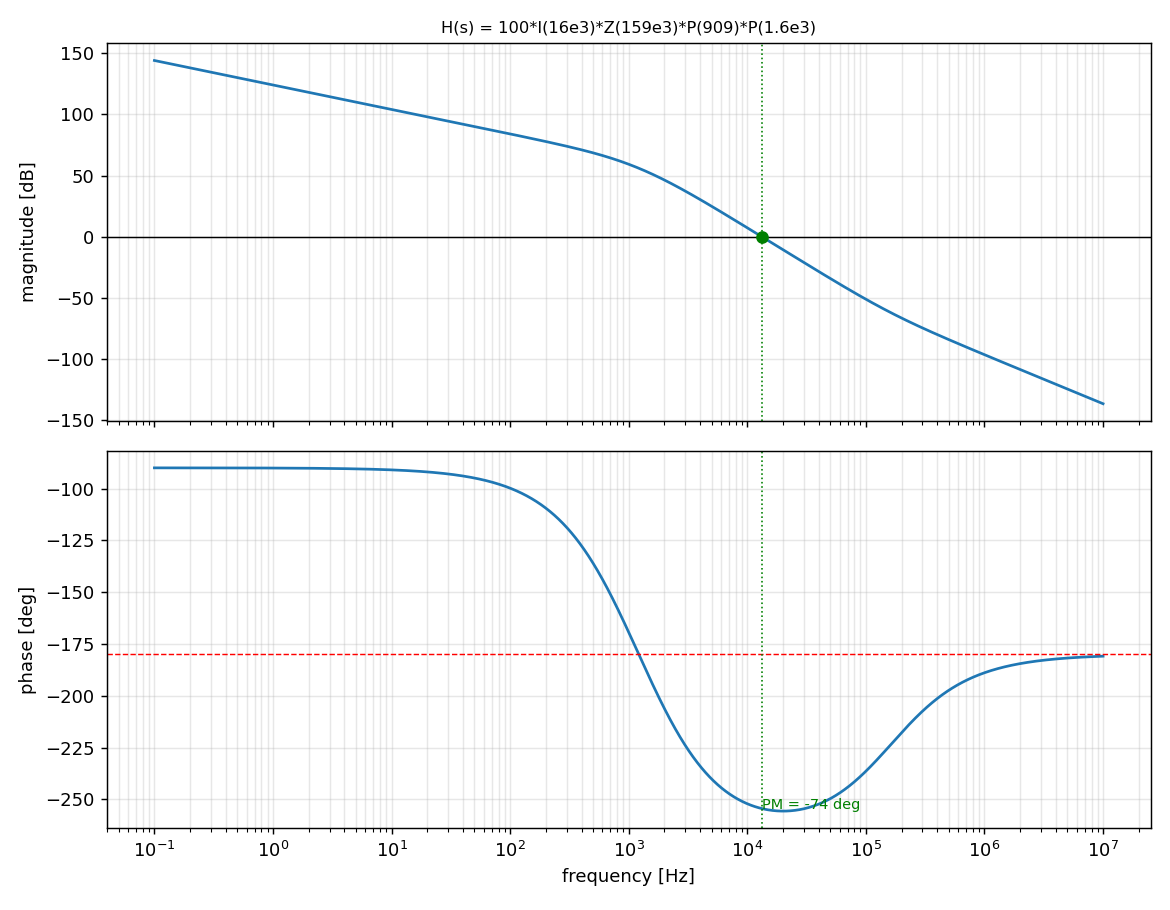

Recreate this plot in Python.
#!/usr/bin/env py
# -*- coding: utf-8 -*-
r"""
tf_plot.py - type a transfer function, get a Bode plot.

The Laplace variable is  s = j*w  (w in rad/s); the x-axis is frequency in Hz.
Enter H(s) as a normal Python expression in `s`, or use the Hz-based helpers:

    P(f)        pole at f Hz            = 1/(1+s/(2*pi*f))
    Z(f)        zero at f Hz            = 1+s/(2*pi*f)
    I(f0)       integrator, 0 dB @ f0   = 2*pi*f0/s
    Diff(f0)    differentiator          = s/(2*pi*f0)
    P2(f0,Q)    complex pole pair @ f0
    Z2(f0,Q)    complex zero pair  @ f0
    delay(td)   time delay td seconds   = exp(-s*td)
  also available: s, w, j, pi, sqrt, exp, abs, log10, ...

EXAMPLES
    100 * I(16e3) * Z(159e3) * P(909) * P(1.6e3)        # an LDO-type loop gain
    1000 / (1 + s/6.28e3) / (1 + s/6.28e5)             # two real poles (rad/s form)
    50 * P2(1e3, 0.5)                                   # resonant pole pair

USAGE
    py tf_plot.py                       # interactive prompt (plot many, 'q' to quit)
    py tf_plot.py "100*P(1e3)*P(1e5)"   # plot once
    py tf_plot.py "..." 1 1e8           # plot once, fmin=1 Hz, fmax=100 MHz

In the prompt:  type an expression to plot it,  `freq FMIN FMAX` to set the range,
`help` for this text,  `q` to quit.
"""
import sys
import numpy as np
import matplotlib.pyplot as plt


def make_ns(f):
    """Build the evaluation namespace for a given frequency array f [Hz]."""
    w = 2 * np.pi * f
    s = 1j * w
    return {
        "__builtins__": {},
        "s": s, "w": w, "j": 1j, "pi": np.pi, "e": np.e,
        "sqrt": np.sqrt, "exp": np.exp, "log": np.log, "log10": np.log10,
        "sin": np.sin, "cos": np.cos, "tan": np.tan, "abs": np.abs,
        "real": np.real, "imag": np.imag, "conj": np.conj,
        # Hz-based building blocks
        "P":    lambda f0: 1.0 / (1 + s / (2 * np.pi * f0)),
        "Z":    lambda f0: (1 + s / (2 * np.pi * f0)),
        "I":    lambda f0: (2 * np.pi * f0) / s,
        "Diff": lambda f0: s / (2 * np.pi * f0),
        "P2":   lambda f0, Q: 1.0 / (1 + s / (2 * np.pi * f0 * Q) + (s / (2 * np.pi * f0)) ** 2),
        "Z2":   lambda f0, Q: (1 + s / (2 * np.pi * f0 * Q) + (s / (2 * np.pi * f0)) ** 2),
        "delay": lambda td: np.exp(-s * td),
        # longer aliases
        "pole": lambda f0: 1.0 / (1 + s / (2 * np.pi * f0)),
        "zero": lambda f0: (1 + s / (2 * np.pi * f0)),
        "integ": lambda f0: (2 * np.pi * f0) / s,
    }


def margins(f, H):
    """Return (f_xover, PM_deg, f_180, GM_dB) where defined, else None."""
    mag = np.abs(H)
    ph = np.unwrap(np.angle(H)) * 180 / np.pi
    fc = pm = f180 = gm = None
    k = np.where(np.diff(np.sign(mag - 1.0)) != 0)[0]
    if len(k):
        i = k[0]
        fc = np.exp(np.interp(0.0, [np.log(mag[i + 1]), np.log(mag[i])],
                                    [np.log(f[i + 1]), np.log(f[i])]))
        pm = 180.0 + np.interp(np.log(fc), np.log(f), ph)
    k = np.where(np.diff(np.sign(ph + 180.0)) != 0)[0]
    if len(k):
        i = k[0]
        f180 = np.exp(np.interp(-180.0, [ph[i + 1], ph[i]], [np.log(f[i + 1]), np.log(f[i])]))
        gm = -20 * np.log10(np.exp(np.interp(np.log(f180), np.log(f), np.log(mag))))
    return fc, pm, f180, gm


def plot_tf(expr, fmin, fmax, save=None):
    f = np.logspace(np.log10(fmin), np.log10(fmax), 4000)
    try:
        H = eval(expr, make_ns(f))                      # noqa: S307 (local tool, restricted ns)
    except Exception as e:                              # noqa: BLE001
        print(f"  ! could not evaluate: {e}")
        return
    H = np.asarray(H, dtype=complex) * np.ones_like(f)  # broadcast constants
    magdb = 20 * np.log10(np.abs(H))
    phdeg = np.unwrap(np.angle(H)) * 180 / np.pi
    fc, pm, f180, gm = margins(f, H)

    print(f"  H(s) = {expr}")
    if fc is not None:
        print(f"  gain crossover : {fc:10.3g} Hz   phase margin : {pm:+.1f} deg")
    else:
        print("  gain crossover : none (|H| does not cross 0 dB in range)")
    if gm is not None:
        print(f"  phase xover    : {f180:10.3g} Hz   gain margin  : {gm:+.1f} dB")

    fig, (am, ap) = plt.subplots(2, 1, figsize=(9, 7), sharex=True)
    am.semilogx(f, magdb)
    am.axhline(0, color="k", lw=0.8)
    am.set_ylabel("magnitude [dB]"); am.grid(True, which="both", alpha=0.3)
    am.set_title(f"H(s) = {expr}", fontsize=9)
    ap.semilogx(f, phdeg)
    ap.axhline(-180, color="r", ls="--", lw=0.8)
    ap.set_ylabel("phase [deg]"); ap.set_xlabel("frequency [Hz]")
    ap.grid(True, which="both", alpha=0.3)
    if fc is not None:
        am.axvline(fc, color="g", ls=":", lw=0.9)
        ap.axvline(fc, color="g", ls=":", lw=0.9)
        am.plot([fc], [0], "go")
        ap.annotate(f"PM = {pm:+.0f} deg", xy=(fc, np.interp(np.log(fc), np.log(f), phdeg)),
                    fontsize=8, color="g")
    fig.tight_layout()
    if save:
        fig.savefig(save, dpi=130)
        print(f"  saved {save}")
    plt.show()
    plt.close(fig)


def repl():
    fmin, fmax = 0.1, 1e7
    print(__doc__)
    print(f"[frequency range {fmin:g} .. {fmax:g} Hz]\n")
    while True:
        try:
            line = input("TF> ").strip()
        except (EOFError, KeyboardInterrupt):
            print(); break
        if not line:
            continue
        if line in ("q", "quit", "exit"):
            break
        if line in ("help", "?", "h"):
            print(__doc__); continue
        if line.startswith("freq"):
            try:
                _, a, b = line.split()
                fmin, fmax = float(a), float(b)
                print(f"  range set to {fmin:g} .. {fmax:g} Hz")
            except ValueError:
                print("  usage: freq FMIN FMAX   (Hz)")
            continue
        plot_tf(line, fmin, fmax)


if __name__ == "__main__":
    if len(sys.argv) >= 2:
        expr = sys.argv[1]
        fmin = float(sys.argv[2]) if len(sys.argv) >= 3 else 0.1
        fmax = float(sys.argv[3]) if len(sys.argv) >= 4 else 1e7
        plot_tf(expr, fmin, fmax, save="tf_plot.png")
    else:
        repl()
